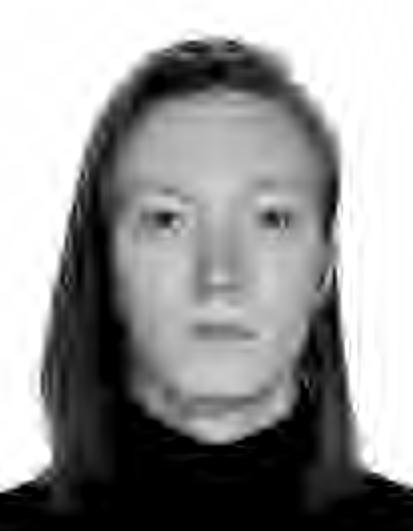
#> input picture wavelet_compressed_0.5%.jpg, 413 x 531 px; its folder holds only this picture in this run
$ python wavelet_analysis.py
#> lines starting #> are read from the running program, lines starting #| are printed output that depends on the picture; after the words box and inside, x2 and y2 are one past the last pixel; in counts of white or black regions, pixels touching at a corner belong together
import numpy as np
from PIL import Image
import matplotlib.pyplot as plt
import pywt
import os

def wavelet_compression_analysis(image_path, wavelet_name='db4', level=4):
    """Анализ сжатия изображения с помощью вейвлет-преобразования"""
#> called with image_path = 'wavelet_compressed_0.5%.jpg', wavelet_name = 'db4', level = 4

    # Загрузка и преобразование в ч/б
    image = Image.open(image_path).convert('L')
#> image is the input picture: PIL image 413x531 L; min 0, max 255, mean 150.3
    image_matrix = np.array(image, dtype=float)

    print(f"Размер изображения: {image_matrix.shape}")
#| Размер изображения: (531, 413)
    print(f"Используемый вейвлет: {wavelet_name}")
    print(f"Уровень глубины: {level}")

    # Выполняем многоуровневое вейвлет-разложение
    coeffs = pywt.wavedec2(image_matrix, wavelet=wavelet_name, level=level)
#> coeffs = 5 items

    # Преобразуем коэффициенты в один массив для обработки
    coeff_arr, coeff_slices = pywt.coeffs_to_array(coeffs)
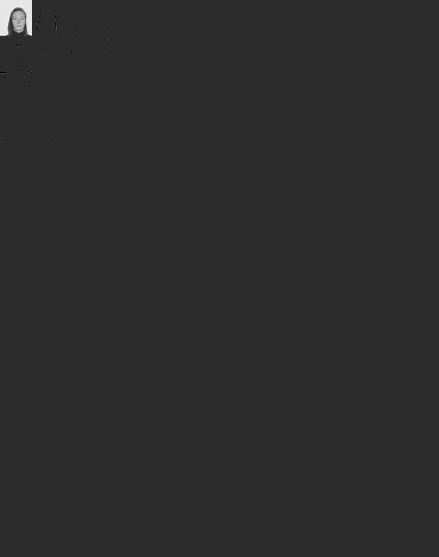
#> coeff_arr: shape (557, 439) float64; min -971.6, max 4601.4, mean 14.3; drawn with min black and max white
#> coeff_slices = 5 items

    # Визуализируем исходное изображение и коэффициенты вейвлета
    plt.figure(figsize=(15, 5))

    plt.subplot(1, 2, 1)
    plt.imshow(image_matrix, cmap='gray')
    plt.title('Исходное изображение')
    plt.axis('off')

    plt.subplot(1, 2, 2)
    # Визуализация коэффициентов вейвлета (логарифм для лучшего отображения)
    coeff_vis = np.log(1 + np.abs(coeff_arr))
    plt.imshow(coeff_vis, cmap='hot')
    plt.title('Коэффициенты вейвлет-преобразования')
    plt.axis('off')
    plt.colorbar()

    plt.tight_layout()
    plt.show()
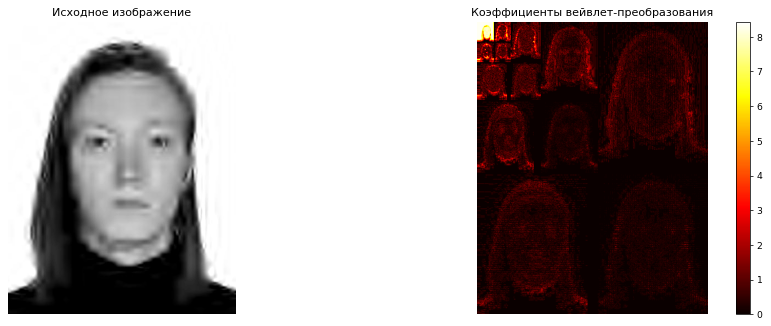
#> figure drawn by matplotlib, 3 panels

    return image_matrix, coeffs, coeff_arr, coeff_slices

def compress_wavelet_coeffs(coeff_arr, keep_ratio):
    """
    Сжатие вейвлет-коэффициентов - сохранение только максимальных по модулю
    """
    # Получаем амплитуды коэффициентов
    magnitudes = np.abs(coeff_arr)

    # Вычисляем порог для сохранения указанного процента коэффициентов
    total_coeffs = coeff_arr.size
    keep_count = int(total_coeffs * keep_ratio)

    # Находим пороговое значение
    if keep_count > 0:
        threshold = np.partition(magnitudes.ravel(), -keep_count)[-keep_count]
    else:
        threshold = np.max(magnitudes) + 1  # Ничего не сохранять

    # Создаем маску для коэффициентов выше порога
    mask = magnitudes >= threshold

    # Применяем маску - обнуляем малые коэффициенты
    compressed_coeffs = coeff_arr * mask

    # Подсчитываем статистику
    kept_coeffs = np.sum(mask)
    compression_ratio = (1 - kept_coeffs / total_coeffs) * 100

    return compressed_coeffs, mask, kept_coeffs, compression_ratio

def reconstruct_from_compressed_wavelet(compressed_coeffs, coeff_slices, wavelet_name, original_shape):
    """Восстановление изображения из сжатых вейвлет-коэффициентов"""
    # Преобразуем обратно в структуру коэффициентов
    coeffs_fill = pywt.array_to_coeffs(compressed_coeffs, coeff_slices, output_format='wavedec2')

    # Обратное вейвлет-преобразование
    reconstructed = pywt.waverec2(coeffs_fill, wavelet=wavelet_name)

    # Обрезаем до исходного размера (на случай округления)
    reconstructed = reconstructed[:original_shape[0], :original_shape[1]]

    # Ограничиваем значения в диапазоне 0-255
    reconstructed = np.clip(reconstructed, 0, 255)

    return reconstructed.astype(np.uint8)

def main_wavelet_analysis():
    """Основная функция анализа вейвлет-сжатия"""

    # Проценты сохранения коэффициентов
    compression_ratios = [0.10, 0.05, 0.01, 0.005]
    ratios_names = ['10%', '5%', '1%', '0.5%']

    # Поиск изображения
    image_path = find_image()

    if not image_path:
        print("Создаю тестовое изображение...")
        create_test_image()
        image_path = 'test_portret.jpg'

    print("=" * 80)
    print(f"АНАЛИЗ ВЕЙВЛЕТ-СЖАТИЯ - {image_path}")
    print("=" * 80)

    try:
        # Анализ с уровнем глубины 4
        image_matrix, coeffs, coeff_arr, coeff_slices = wavelet_compression_analysis(
            image_path, wavelet_name='db4', level=4)
#> coeffs = 5 items; coeff_slices = 5 items

        # Результаты сжатия
        print(f"\n{'Уровень':<10} {'Коэфф.':<8} {'Норма ошибки':<15} {'Сохраняемые':<12} {'Сжатие':<10}")
        print("-" * 70)

        # Создаем subplot для визуализации результатов
        fig, axes = plt.subplots(2, 3, figsize=(15, 10))
        axes = axes.ravel()

        # Исходное изображение
        axes[0].imshow(image_matrix, cmap='gray')
        axes[0].set_title('Исходное изображение')
        axes[0].axis('off')

        for i, (ratio, name) in enumerate(zip(compression_ratios, ratios_names)):
            # Сжимаем вейвлет-коэффициенты
            compressed_coeffs, mask, kept_coeffs, comp_ratio = compress_wavelet_coeffs(coeff_arr, ratio)

            # Восстанавливаем изображение
            reconstructed = reconstruct_from_compressed_wavelet(
                compressed_coeffs, coeff_slices, 'db4', image_matrix.shape)

            # Вычисляем норму Фробениуса ошибки
            error_norm = np.linalg.norm(image_matrix - reconstructed, 'fro')

            print(f"{name:<10} {ratio:<8.3f} {error_norm:<15.2f} {kept_coeffs:<12} {comp_ratio:<9.1f}%")

            # Визуализируем результат
            axes[i+1].imshow(reconstructed, cmap='gray')
            axes[i+1].set_title(f'Сохранено {name} коэфф.\nОшибка: {error_norm:.1f}')
            axes[i+1].axis('off')

            # Сохраняем результат
            result_image = Image.fromarray(reconstructed)
            result_image.save(f'wavelet_compressed_{name}.jpg')
#> this loop made 4 passes
#> (threshold in compress_wavelet_coeffs, kept_coeffs, compression_ratio in compress_wavelet_coeffs, comp_ratio, error_norm) on passes 1 to 4: (1.29, 24452, 90, 90, 329.6), (2.16, 12226, 95, 95, 370.8), (9.17, 2445, 99, 99, 499.1), (232.3, 1222, 99.5, 99.5, 748.8)
#| 10%        0.100    329.62          24452        90.0     %
#| 5%         0.050    370.77          12226        95.0     %
#| 1%         0.010    499.14          2445         99.0     %
#| 0.5%       0.005    748.84          1222         99.5     %
#> pass 1, in compress_wavelet_coeffs, `magnitudes = np.abs(coeff_arr)`:
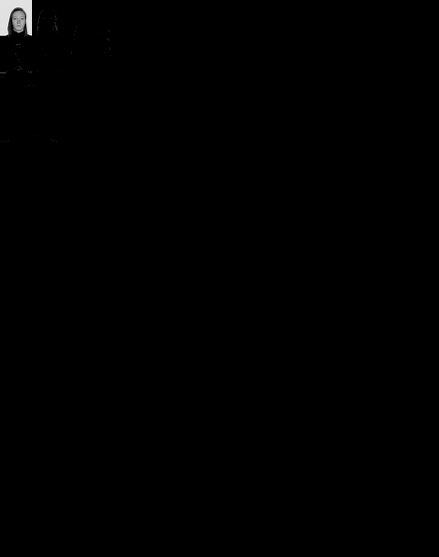
#> magnitudes: shape (557, 439) float64; min 0, max 4601.4, mean 15.2; drawn with min black and max white
#> pass 1, in compress_wavelet_coeffs, `mask = magnitudes >= threshold`:
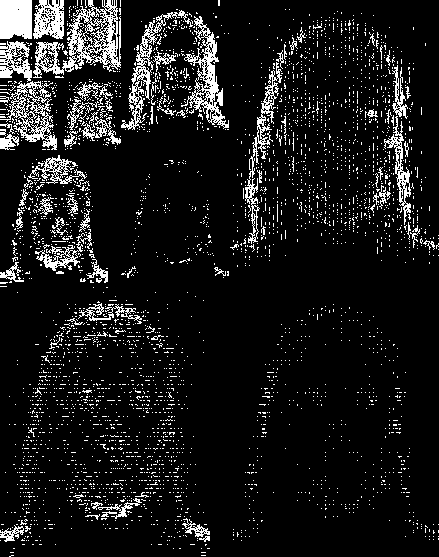
#> mask: shape (557, 439) bool; 10% white in thin lines or dots

        # Скрываем последний subplot если не используется
        if len(compression_ratios) + 1 < len(axes):
            for j in range(len(compression_ratios) + 1, len(axes)):
                axes[j].axis('off')

        plt.tight_layout()
        plt.show()

        # Экспериментируем с разным числом уровней
        experiment_with_levels(image_path, compression_ratios[1])  # Для 5% коэффициентов

    except Exception as e:
        print(f"Ошибка при обработке изображения: {e}")
        import traceback
        traceback.print_exc()

def experiment_with_levels(image_path, ratio=0.05):
    """Эксперимент с разным числом уровней разложения"""
#> called with image_path = 'wavelet_compressed_0.5%.jpg', ratio = 0.05
    print("\n" + "="*80)
    print("ЭКСПЕРИМЕНТ С РАЗНЫМ ЧИСЛОМ УРОВНЕЙ")
    print("="*80)

    image = Image.open(image_path).convert('L')
    image_matrix = np.array(image, dtype=float)

    levels_to_test = [1, 2, 3, 4, 5, 6]

    fig, axes = plt.subplots(2, 3, figsize=(15, 10))
    axes = axes.ravel()

    axes[0].imshow(image_matrix, cmap='gray')
    axes[0].set_title('Исходное изображение')
    axes[0].axis('off')

    print(f"{'Уровень':<8} {'Норма ошибки':<15} {'Сохраняемые':<12}")
    print("-" * 50)

    for i, level in enumerate(levels_to_test):
        try:
            # Выполняем вейвлет-разложение с текущим уровнем
            coeffs = pywt.wavedec2(image_matrix, wavelet='db4', level=level)
            coeff_arr, coeff_slices = pywt.coeffs_to_array(coeffs)

            # Сжимаем коэффициенты
            compressed_coeffs, mask, kept_coeffs, _ = compress_wavelet_coeffs(coeff_arr, ratio)

            # Восстанавливаем изображение
            reconstructed = reconstruct_from_compressed_wavelet(
                compressed_coeffs, coeff_slices, 'db4', image_matrix.shape)

            # Вычисляем ошибку
            error_norm = np.linalg.norm(image_matrix - reconstructed, 'fro')

            print(f"{level:<8} {error_norm:<15.2f} {kept_coeffs:<12}")

            # Визуализируем результат
            axes[i+1].imshow(reconstructed, cmap='gray')
            axes[i+1].set_title(f'Уровень: {level}\nОшибка: {error_norm:.1f}')
            axes[i+1].axis('off')

        except Exception as e:
            print(f"Ошибка для уровня {level}: {e}")
            axes[i+1].axis('off')
#> this loop made 6 passes
#> (threshold in compress_wavelet_coeffs, kept_coeffs, compression_ratio in compress_wavelet_coeffs, error_norm) on passes 1 to 6: (508, 12037, 94.67, 63240.3), (151.2, 11608, 95, 3341.8), (2.26, 11901, 95, 375), (2.08, 12226, 95, 367.2), (2.06, 12549, 95, 366.6), (2.05, 12904, 95, 365.8)
#| 1        63240.34        12037
#| 2        3341.84         11608
#| 3        375.00          11901
#| 4        367.15          12226
#| 5        366.57          12549
#| 6        365.84          12904
#> pass 1, in experiment_with_levels, `coeff_arr, coeff_slices = pywt.coeffs_to_array(coeffs)`:
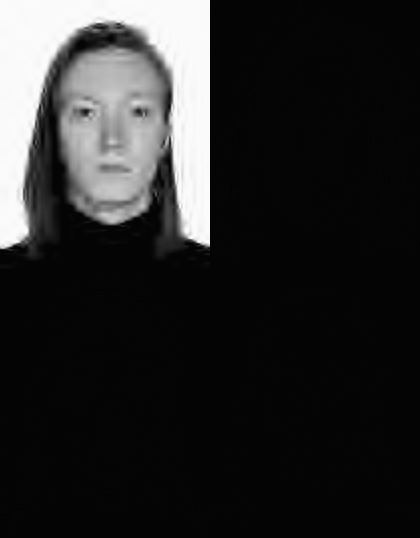
#> coeff_arr: shape (538, 420) float64; min -10.01, max 517.7, mean 75.9; drawn with min black and max white

    plt.tight_layout()
    plt.show()

def find_image():
    """Поиск доступных изображений"""
    image_extensions = ['.jpg', '.jpeg', '.png', '.bmp', '.tiff']

    for file in os.listdir('.'):
        if any(file.lower().endswith(ext) for ext in image_extensions):
            return file

    return None

def create_test_image():
    """Создание тестового изображения если нет реального"""
    # Создаем тестовое изображение с текстурой для демонстрации вейвлетов
    test_image = np.zeros((512, 512), dtype=np.uint8)

    # Добавляем различные структуры для демонстрации вейвлет-анализа
    # Гладкая область
    test_image[100:200, 100:200] = 150

    # Резкие границы
    test_image[300:350, 300:450] = 200
    test_image[350:400, 300:450] = 100

    # Текстурная область (имитация травы/листьев)
    for i in range(400, 512, 4):
        for j in range(50, 150, 4):
            test_image[i:i+2, j:j+2] = np.random.randint(80, 120)

    # Вертикальные и горизонтальные линии
    test_image[250:255, 50:450] = 220  # Горизонтальная
    test_image[50:450, 250:255] = 220  # Вертикальная

    # Сохраняем тестовое изображение
    test_img = Image.fromarray(test_image)
    test_img.save('test_portret.jpg')
    print("Создано тестовое изображение 'test_portret.jpg'")

def compare_wavelet_families(image_path):
    """Сравнение разных семейств вейвлетов"""
#> called with image_path = 'wavelet_compressed_0.5%.jpg'
    print("\n" + "="*80)
    print("СРАВНЕНИЕ РАЗНЫХ ВЕЙВЛЕТОВ")
    print("="*80)

    image = Image.open(image_path).convert('L')
    image_matrix = np.array(image, dtype=float)

    wavelets_to_test = ['db1', 'db4', 'db8', 'haar', 'sym4', 'coif2']
    ratio = 0.05  # 5% коэффициентов

    fig, axes = plt.subplots(2, 3, figsize=(15, 10))
    axes = axes.ravel()

    axes[0].imshow(image_matrix, cmap='gray')
    axes[0].set_title('Исходное изображение')
    axes[0].axis('off')

    print(f"{'Вейвлет':<8} {'Норма ошибки':<15}")
    print("-" * 30)

    for i, wavelet in enumerate(wavelets_to_test):
        try:
            # Выполняем вейвлет-разложение
            coeffs = pywt.wavedec2(image_matrix, wavelet=wavelet, level=4)
            coeff_arr, coeff_slices = pywt.coeffs_to_array(coeffs)

            # Сжимаем коэффициенты
            compressed_coeffs, _, _, _ = compress_wavelet_coeffs(coeff_arr, ratio)

            # Восстанавливаем изображение
            reconstructed = reconstruct_from_compressed_wavelet(
                compressed_coeffs, coeff_slices, wavelet, image_matrix.shape)

            # Вычисляем ошибку
            error_norm = np.linalg.norm(image_matrix - reconstructed, 'fro')

            print(f"{wavelet:<8} {error_norm:<15.2f}")

            # Визуализируем результат
            axes[i+1].imshow(reconstructed, cmap='gray')
            axes[i+1].set_title(f'Вейвлет: {wavelet}\nОшибка: {error_norm:.1f}')
            axes[i+1].axis('off')

        except Exception as e:
            print(f"Ошибка для вейвлета {wavelet}: {e}")
            axes[i+1].axis('off')
#> this loop made 6 passes
#> (threshold in compress_wavelet_coeffs, kept_coeffs in compress_wavelet_coeffs, error_norm) on passes 1 to 6: (13.75, 11081, 1183.4), (2.08, 12226, 367.2), (3.22, 13865, 407.1), (13.75, 11081, 1183.4), (3.25, 12226, 413.3), (2.71, 13087, 390.2)
#| db1      1183.44
#| db4      367.15
#| db8      407.11
#| haar     1183.44
#| sym4     413.27
#| coif2    390.19
#> pass 1, in compress_wavelet_coeffs (call 11), `mask = magnitudes >= threshold`:
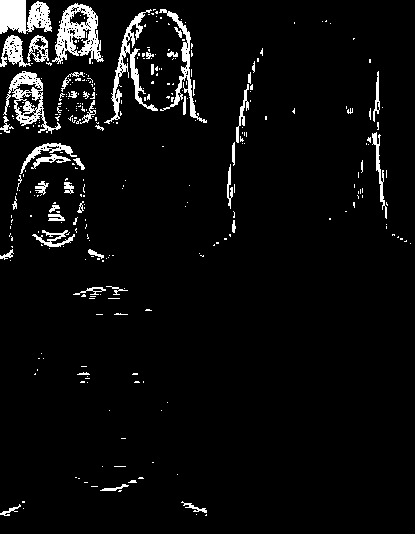
#> mask: shape (534, 415) bool; 5% white; 322 white regions (273 under 20 px), largest, box (x1, y1, x2, y2) and area: (52, 3, 104, 64) 1468, (0, 0, 52, 34) 1314, (104, 9, 158, 124) 1115

    plt.tight_layout()
    plt.show()

# Запуск анализа
if __name__ == "__main__":
    # Убедимся, что установлен PyWavelets
    try:
        import pywt
        print("PyWavelets установлен успешно")
    except ImportError:
        print("Установите PyWavelets: pip install PyWavelets")
        exit(1)

    main_wavelet_analysis()

    # Дополнительное сравнение вейвлетов
    try:
        image_path = find_image() or 'test_portret.jpg'
        compare_wavelet_families(image_path)
    except Exception as e:
        print(f"Ошибка при сравнении вейвлетов: {e}")
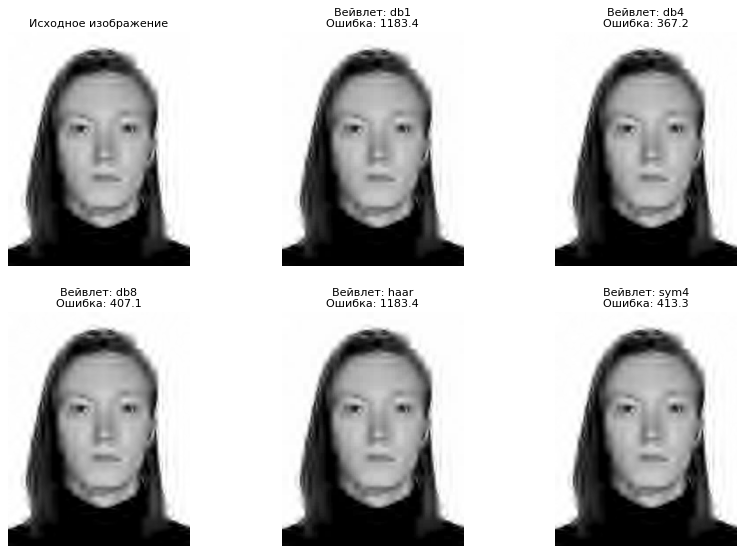
#> figure drawn by matplotlib, 6 panels
